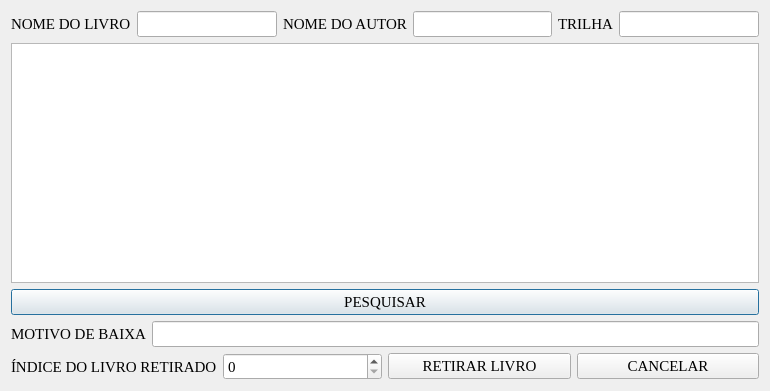
<?xml version="1.0" encoding="UTF-8"?>
<ui version="4.0">
 <class>Perdeu</class>
 <widget class="QDialog" name="Perdeu">
  <property name="geometry">
   <rect>
    <x>0</x>
    <y>0</y>
    <width>770</width>
    <height>391</height>
   </rect>
  </property>
  <property name="windowTitle">
   <string>BAIXA DE LIVRO</string>
  </property>
  <layout class="QVBoxLayout" name="verticalLayout">
   <item>
    <layout class="QHBoxLayout" name="horizontalLayout">
     <item>
      <widget class="QLabel" name="label_2">
       <property name="font">
        <font>
         <family>Times New Roman</family>
         <pointsize>11</pointsize>
        </font>
       </property>
       <property name="text">
        <string>NOME DO LIVRO</string>
       </property>
      </widget>
     </item>
     <item>
      <widget class="QLineEdit" name="NOME_LIVRO">
       <property name="font">
        <font>
         <family>Times New Roman</family>
         <pointsize>11</pointsize>
        </font>
       </property>
      </widget>
     </item>
     <item>
      <widget class="QLabel" name="label_3">
       <property name="font">
        <font>
         <family>Times New Roman</family>
         <pointsize>11</pointsize>
        </font>
       </property>
       <property name="text">
        <string>NOME DO AUTOR</string>
       </property>
      </widget>
     </item>
     <item>
      <widget class="QLineEdit" name="NOME_AUTOR">
       <property name="font">
        <font>
         <family>Times New Roman</family>
         <pointsize>11</pointsize>
        </font>
       </property>
      </widget>
     </item>
     <item>
      <widget class="QLabel" name="label_4">
       <property name="font">
        <font>
         <family>Times New Roman</family>
         <pointsize>11</pointsize>
        </font>
       </property>
       <property name="text">
        <string>TRILHA</string>
       </property>
      </widget>
     </item>
     <item>
      <widget class="QLineEdit" name="TRILHA">
       <property name="font">
        <font>
         <family>Times New Roman</family>
         <pointsize>11</pointsize>
        </font>
       </property>
      </widget>
     </item>
    </layout>
   </item>
   <item>
    <widget class="QTableView" name="tableView"/>
   </item>
   <item>
    <widget class="QPushButton" name="pushButton">
     <property name="font">
      <font>
       <family>Times New Roman</family>
       <pointsize>11</pointsize>
      </font>
     </property>
     <property name="text">
      <string>PESQUISAR</string>
     </property>
    </widget>
   </item>
   <item>
    <layout class="QHBoxLayout" name="horizontalLayout_2">
     <item>
      <widget class="QLabel" name="label_5">
       <property name="font">
        <font>
         <family>Times New Roman</family>
         <pointsize>11</pointsize>
        </font>
       </property>
       <property name="text">
        <string>MOTIVO DE BAIXA</string>
       </property>
      </widget>
     </item>
     <item>
      <widget class="QLineEdit" name="MOTIVO">
       <property name="font">
        <font>
         <family>Times New Roman</family>
         <pointsize>11</pointsize>
        </font>
       </property>
      </widget>
     </item>
    </layout>
   </item>
   <item>
    <layout class="QHBoxLayout" name="horizontalLayout_5">
     <item>
      <layout class="QHBoxLayout" name="horizontalLayout_3">
       <item>
        <widget class="QLabel" name="label_6">
         <property name="font">
          <font>
           <family>Times New Roman</family>
           <pointsize>11</pointsize>
          </font>
         </property>
         <property name="text">
          <string>ÍNDICE DO LIVRO RETIRADO</string>
         </property>
        </widget>
       </item>
       <item>
        <widget class="QSpinBox" name="INDICE">
         <property name="font">
          <font>
           <family>Times New Roman</family>
           <pointsize>11</pointsize>
          </font>
         </property>
        </widget>
       </item>
      </layout>
     </item>
     <item>
      <layout class="QHBoxLayout" name="horizontalLayout_4">
       <item>
        <widget class="QPushButton" name="pushButton_2">
         <property name="font">
          <font>
           <family>Times New Roman</family>
           <pointsize>11</pointsize>
          </font>
         </property>
         <property name="text">
          <string>RETIRAR LIVRO</string>
         </property>
        </widget>
       </item>
       <item>
        <widget class="QPushButton" name="pushButton_3">
         <property name="font">
          <font>
           <family>Times New Roman</family>
           <pointsize>11</pointsize>
          </font>
         </property>
         <property name="text">
          <string>CANCELAR</string>
         </property>
        </widget>
       </item>
      </layout>
     </item>
    </layout>
   </item>
  </layout>
  <zorder>pushButton</zorder>
  <zorder>tableView</zorder>
 </widget>
 <resources/>
 <connections>
  <connection>
   <sender>pushButton_3</sender>
   <signal>pressed()</signal>
   <receiver>Perdeu</receiver>
   <slot>close()</slot>
   <hints>
    <hint type="sourcelabel">
     <x>600</x>
     <y>371</y>
    </hint>
    <hint type="destinationlabel">
     <x>643</x>
     <y>385</y>
    </hint>
   </hints>
  </connection>
 </connections>
</ui>
